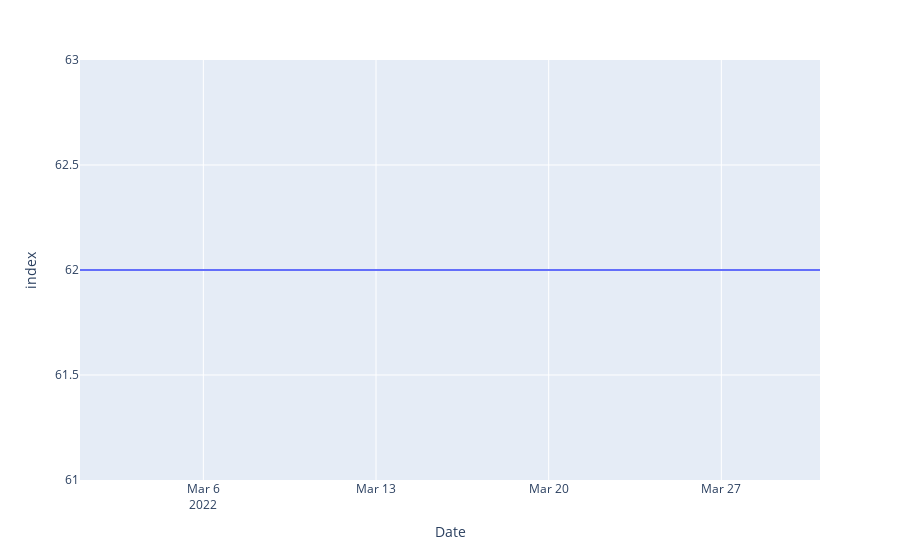

The notebook cell this image was saved under:
### Code cell
fig = px.line(F1, x='Date')
fig.show()

### Figure 1 — Plotly figure (JSON) as saved in the notebook; plotly's stock layout.template omitted (floating-point values rounded to 4 significant figures)
{"data": [{"hovertemplate": "Date=%{x}<br>index=%{y}<extra></extra>", "legendgroup": "", "line": {"color": "#636efa", "dash": "solid"}, "marker": {"symbol": "circle"}, "mode": "lines", "name": "", "orientation": "h", "showlegend": false, "type": "scatter", "x": ["2022-03-01T00:00:00", "2022-03-02T00:00:00", "2022-03-03T00:00:00", "2022-03-04T00:00:00", "2022-03-05T00:00:00", "2022-03-06T00:00:00", "2022-03-07T00:00:00", "2022-03-08T00:00:00", "2022-03-09T00:00:00", "2022-03-10T00:00:00", "2022-03-11T00:00:00", "2022-03-12T00:00:00", "2022-03-13T00:00:00", "2022-03-14T00:00:00", "2022-03-15T00:00:00", "2022-03-16T00:00:00", "2022-03-17T00:00:00", "2022-03-18T00:00:00", "2022-03-19T00:00:00", "2022-03-20T00:00:00", "2022-03-21T00:00:00", "2022-03-22T00:00:00", "2022-03-23T00:00:00", "2022-03-24T00:00:00", "2022-03-25T00:00:00", "2022-03-26T00:00:00", "2022-03-27T00:00:00", "2022-03-28T00:00:00", "2022-03-29T00:00:00", "2022-03-30T00:00:00", "2022-03-31T00:00:00"], "xaxis": "x", "y": [62, 62, 62, 62, 62, 62, 62, 62, 62, 62, 62, 62, 62, 62, 62, 62, 62, 62, 62, 62, 62, 62, 62, 62, 62, 62, 62, 62, 62, 62, 62], "yaxis": "y"}], "layout": {"legend": {"tracegroupgap": 0}, "margin": {"t": 60}, "xaxis": {"anchor": "y", "domain": [0, 1], "title": {"text": "Date"}}, "yaxis": {"anchor": "x", "domain": [0, 1], "title": {"text": "index"}}}}
